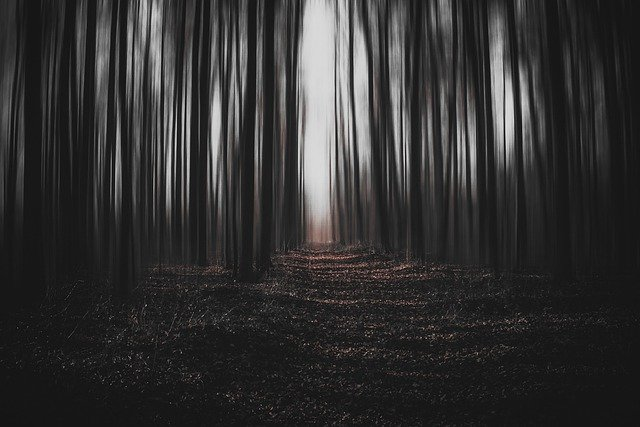
#> input picture images/dark_forest.jpg, 640 x 427 px
$ jupyter execute '14. Histogram_equalize.ipynb'
#> lines starting #> are read from the running program, lines starting #| are printed output that depends on the picture
[cell 1]
import numpy as np
import cv2
from matplotlib import pyplot as plt

[cell 2]
forest = cv2.imread("images/dark_forest.jpg", cv2.IMREAD_GRAYSCALE)
#> forest: shape (427, 640); min 0, max 228, mean 49.6

[cell 3]
hist = cv2.calcHist([forest], [0], None, [256], [0,256])
#> hist = 256 values, max 18129 at index 23, min 0 at index 229, mean 1067.5

[cell 4]
plt.hist(forest.ravel(), 256, [0,256])
plt.show()
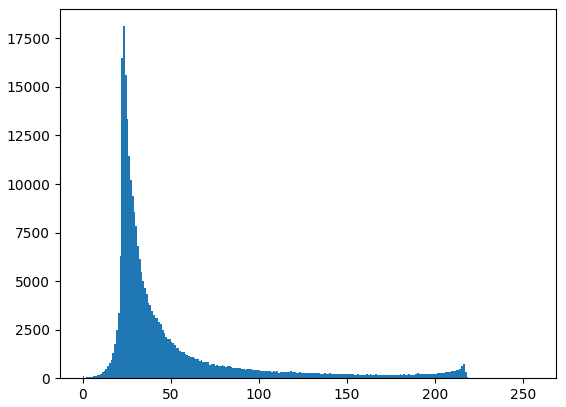
#> figure drawn by matplotlib, 1 panel; tallest bar 18129 high, from x = 23 to 24

[cell 5]
equal = cv2.equalizeHist(forest)
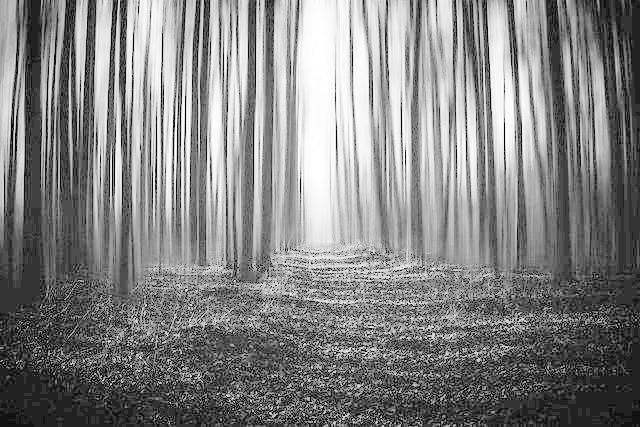
#> equal: shape (427, 640); min 0, max 255, mean 130.7

[cell 6]
plt.hist(equal.ravel(), 256, [0,256])
plt.show()
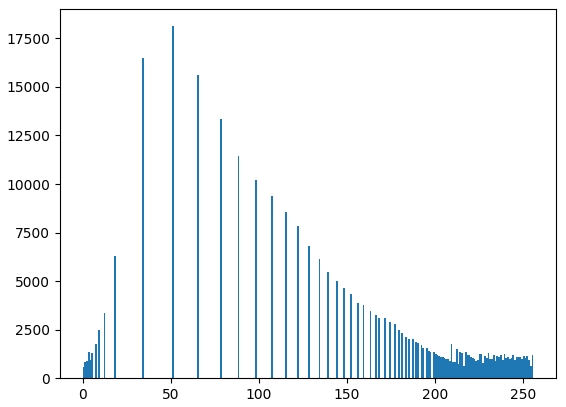
#> figure drawn by matplotlib, 1 panel; tallest bar 18129 high, from x = 51 to 52
